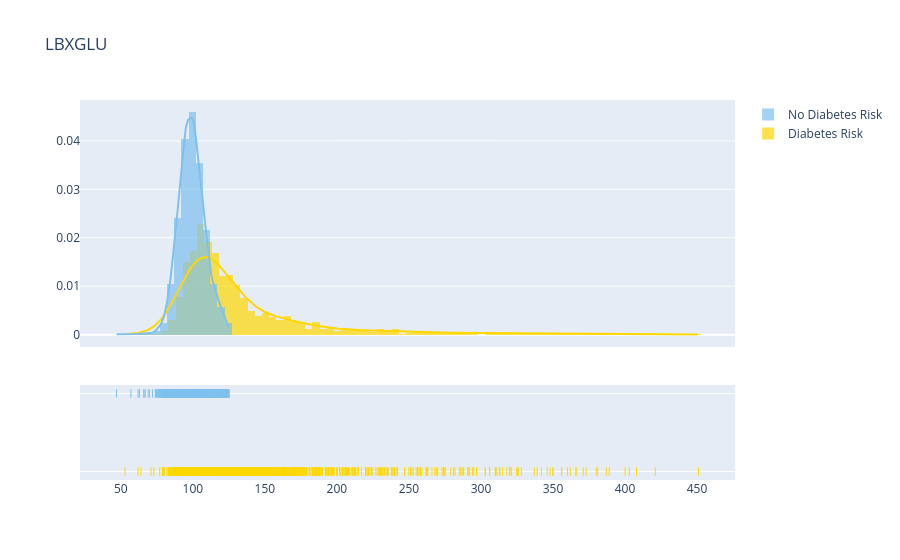
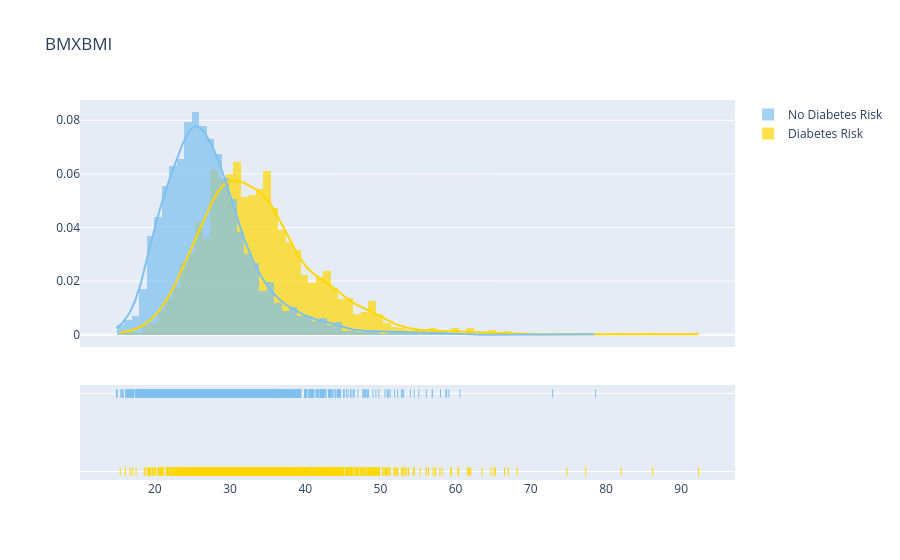

Notebook code for these charts, in order:
### Code cell
def plot_distribution(data_select, size_bin) :  
    # 2 datasets
    tmp1 = data[data['diabetes_risk'] == 'Diabetes Risk'][data_select].dropna()
    tmp2 = data[data['diabetes_risk'] == 'No Diabetes Risk'][data_select].dropna()
    hist_data = [tmp1, tmp2]
    
    group_labels = ['Diabetes Risk', 'No Diabetes Risk']
    colors = ['#FFD700', '#7EC0EE']

    fig = ff.create_distplot(hist_data, group_labels, colors = colors, show_hist = True, bin_size = size_bin, curve_type='kde')
    
    fig['layout'].update(title = data_select)

    py.iplot(fig, filename = 'Density plot')
 
plot_distribution('LBXGLU', 5)  # Fasting Glucose
plot_distribution('BMXBMI', 1)  # BMI

### Figure 1 — Plotly figure (JSON) as saved in the notebook; plotly's stock layout.template omitted (floating-point values rounded to 4 significant figures; data arrays with more than 128 entries replaced by an {"elided": "..."} marker saying what was removed)
{"data": [{"autobinx": false, "histnorm": "probability density", "legendgroup": "Diabetes Risk", "marker": {"color": "#FFD700"}, "name": "Diabetes Risk", "opacity": 0.7, "type": "histogram", "x": {"elided": "1671 int values"}, "xaxis": "x", "xbins": {"end": 451, "size": 5, "start": 53}, "yaxis": "y"}, {"autobinx": false, "histnorm": "probability density", "legendgroup": "No Diabetes Risk", "marker": {"color": "#7EC0EE"}, "name": "No Diabetes Risk", "opacity": 0.7, "type": "histogram", "x": {"elided": "2502 int values"}, "xaxis": "x", "xbins": {"end": 125, "size": 5, "start": 47}, "yaxis": "y"}, {"legendgroup": "Diabetes Risk", "marker": {"color": "#FFD700"}, "mode": "lines", "name": "Diabetes Risk", "showlegend": false, "type": "scatter", "x": {"elided": "500 float values"}, "xaxis": "x", "y": {"elided": "500 float values"}, "yaxis": "y"}, {"legendgroup": "No Diabetes Risk", "marker": {"color": "#7EC0EE"}, "mode": "lines", "name": "No Diabetes Risk", "showlegend": false, "type": "scatter", "x": {"elided": "500 float values"}, "xaxis": "x", "y": {"elided": "500 float values"}, "yaxis": "y"}, {"legendgroup": "Diabetes Risk", "marker": {"color": "#FFD700", "symbol": "line-ns-open"}, "mode": "markers", "name": "Diabetes Risk", "showlegend": false, "type": "scatter", "x": {"elided": "1671 int values"}, "xaxis": "x", "y": {"elided": "1671 str values"}, "yaxis": "y2"}, {"legendgroup": "No Diabetes Risk", "marker": {"color": "#7EC0EE", "symbol": "line-ns-open"}, "mode": "markers", "name": "No Diabetes Risk", "showlegend": false, "type": "scatter", "x": {"elided": "2502 int values"}, "xaxis": "x", "y": {"elided": "2502 str values"}, "yaxis": "y2"}], "layout": {"barmode": "overlay", "hovermode": "closest", "legend": {"traceorder": "reversed"}, "title": {"text": "LBXGLU"}, "xaxis": {"anchor": "y2", "domain": [0, 1], "zeroline": false}, "yaxis": {"anchor": "free", "domain": [0.35, 1], "position": 0}, "yaxis2": {"anchor": "x", "domain": [0, 0.25], "dtick": 1, "showticklabels": false}}}

### Figure 2 — Plotly figure (JSON) as saved in the notebook; plotly's stock layout.template omitted (floating-point values rounded to 4 significant figures; data arrays with more than 128 entries replaced by an {"elided": "..."} marker saying what was removed)
{"data": [{"autobinx": false, "histnorm": "probability density", "legendgroup": "Diabetes Risk", "marker": {"color": "#FFD700"}, "name": "Diabetes Risk", "opacity": 0.7, "type": "histogram", "x": {"elided": "1672 float values"}, "xaxis": "x", "xbins": {"end": 92.3, "size": 1, "start": 15.4}, "yaxis": "y"}, {"autobinx": false, "histnorm": "probability density", "legendgroup": "No Diabetes Risk", "marker": {"color": "#7EC0EE"}, "name": "No Diabetes Risk", "opacity": 0.7, "type": "histogram", "x": {"elided": "2676 float values"}, "xaxis": "x", "xbins": {"end": 78.6, "size": 1, "start": 14.9}, "yaxis": "y"}, {"legendgroup": "Diabetes Risk", "marker": {"color": "#FFD700"}, "mode": "lines", "name": "Diabetes Risk", "showlegend": false, "type": "scatter", "x": {"elided": "500 float values"}, "xaxis": "x", "y": {"elided": "500 float values"}, "yaxis": "y"}, {"legendgroup": "No Diabetes Risk", "marker": {"color": "#7EC0EE"}, "mode": "lines", "name": "No Diabetes Risk", "showlegend": false, "type": "scatter", "x": {"elided": "500 float values"}, "xaxis": "x", "y": {"elided": "500 float values"}, "yaxis": "y"}, {"legendgroup": "Diabetes Risk", "marker": {"color": "#FFD700", "symbol": "line-ns-open"}, "mode": "markers", "name": "Diabetes Risk", "showlegend": false, "type": "scatter", "x": {"elided": "1672 float values"}, "xaxis": "x", "y": {"elided": "1672 str values"}, "yaxis": "y2"}, {"legendgroup": "No Diabetes Risk", "marker": {"color": "#7EC0EE", "symbol": "line-ns-open"}, "mode": "markers", "name": "No Diabetes Risk", "showlegend": false, "type": "scatter", "x": {"elided": "2676 float values"}, "xaxis": "x", "y": {"elided": "2676 str values"}, "yaxis": "y2"}], "layout": {"barmode": "overlay", "hovermode": "closest", "legend": {"traceorder": "reversed"}, "title": {"text": "BMXBMI"}, "xaxis": {"anchor": "y2", "domain": [0, 1], "zeroline": false}, "yaxis": {"anchor": "free", "domain": [0.35, 1], "position": 0}, "yaxis2": {"anchor": "x", "domain": [0, 0.25], "dtick": 1, "showticklabels": false}}}
